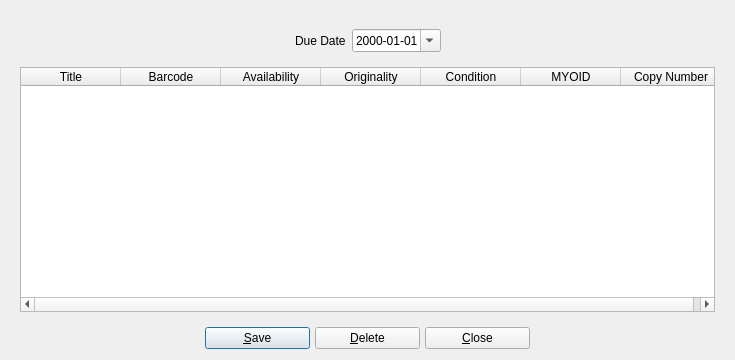
<?xml version="1.0" encoding="UTF-8"?>
<ui version="4.0">
 <class>bookcopybrowser</class>
 <widget class="QDialog" name="bookcopybrowser">
  <property name="geometry">
   <rect>
    <x>0</x>
    <y>0</y>
    <width>735</width>
    <height>360</height>
   </rect>
  </property>
  <property name="maximumSize">
   <size>
    <width>16777215</width>
    <height>16777215</height>
   </size>
  </property>
  <property name="windowTitle">
   <string>BiblioteQ: Copies Browser</string>
  </property>
  <property name="windowIcon">
   <iconset resource="../Icons/icons.qrc">
    <normaloff>:/book.png</normaloff>:/book.png</iconset>
  </property>
  <layout class="QVBoxLayout">
   <item>
    <widget class="QFrame" name="frame">
     <layout class="QVBoxLayout">
      <item>
       <widget class="QFrame" name="dueDateFrame">
        <layout class="QVBoxLayout">
         <item>
          <layout class="QHBoxLayout">
           <item>
            <spacer>
             <property name="orientation">
              <enum>Qt::Horizontal</enum>
             </property>
             <property name="sizeHint" stdset="0">
              <size>
               <width>40</width>
               <height>20</height>
              </size>
             </property>
            </spacer>
           </item>
           <item>
            <widget class="QLabel" name="label">
             <property name="text">
              <string>Due Date</string>
             </property>
            </widget>
           </item>
           <item>
            <widget class="QDateEdit" name="dueDate">
             <property name="displayFormat">
              <string>yyyy-MM-dd</string>
             </property>
             <property name="calendarPopup">
              <bool>true</bool>
             </property>
            </widget>
           </item>
           <item>
            <spacer>
             <property name="orientation">
              <enum>Qt::Horizontal</enum>
             </property>
             <property name="sizeHint" stdset="0">
              <size>
               <width>31</width>
               <height>20</height>
              </size>
             </property>
            </spacer>
           </item>
          </layout>
         </item>
        </layout>
       </widget>
      </item>
      <item>
       <widget class="QTableWidget" name="table">
        <property name="focusPolicy">
         <enum>Qt::StrongFocus</enum>
        </property>
        <property name="editTriggers">
         <set>QAbstractItemView::DoubleClicked</set>
        </property>
        <property name="alternatingRowColors">
         <bool>true</bool>
        </property>
        <property name="selectionMode">
         <enum>QAbstractItemView::SingleSelection</enum>
        </property>
        <property name="selectionBehavior">
         <enum>QAbstractItemView::SelectRows</enum>
        </property>
        <property name="verticalScrollMode">
         <enum>QAbstractItemView::ScrollPerItem</enum>
        </property>
        <property name="horizontalScrollMode">
         <enum>QAbstractItemView::ScrollPerPixel</enum>
        </property>
        <property name="cornerButtonEnabled">
         <bool>false</bool>
        </property>
        <column>
         <property name="text">
          <string>Title</string>
         </property>
        </column>
        <column>
         <property name="text">
          <string>Barcode</string>
         </property>
        </column>
        <column>
         <property name="text">
          <string>Availability</string>
         </property>
        </column>
        <column>
         <property name="text">
          <string>Originality</string>
         </property>
        </column>
        <column>
         <property name="text">
          <string>Condition</string>
         </property>
        </column>
        <column>
         <property name="text">
          <string>MYOID</string>
         </property>
        </column>
        <column>
         <property name="text">
          <string>Copy Number</string>
         </property>
        </column>
       </widget>
      </item>
     </layout>
    </widget>
   </item>
   <item>
    <layout class="QHBoxLayout">
     <property name="spacing">
      <number>5</number>
     </property>
     <item>
      <spacer>
       <property name="orientation">
        <enum>Qt::Horizontal</enum>
       </property>
       <property name="sizeType">
        <enum>QSizePolicy::Expanding</enum>
       </property>
       <property name="sizeHint" stdset="0">
        <size>
         <width>39</width>
         <height>20</height>
        </size>
       </property>
      </spacer>
     </item>
     <item>
      <widget class="QPushButton" name="saveButton">
       <property name="minimumSize">
        <size>
         <width>105</width>
         <height>0</height>
        </size>
       </property>
       <property name="text">
        <string>&amp;Save</string>
       </property>
       <property name="icon">
        <iconset resource="../Icons/icons.qrc">
         <normaloff>:/16x16/ok.png</normaloff>:/16x16/ok.png</iconset>
       </property>
      </widget>
     </item>
     <item>
      <widget class="QPushButton" name="deleteButton">
       <property name="minimumSize">
        <size>
         <width>105</width>
         <height>0</height>
        </size>
       </property>
       <property name="text">
        <string>&amp;Delete</string>
       </property>
       <property name="icon">
        <iconset resource="../Icons/icons.qrc">
         <normaloff>:/16x16/eraser.png</normaloff>:/16x16/eraser.png</iconset>
       </property>
      </widget>
     </item>
     <item>
      <widget class="QPushButton" name="cancelButton">
       <property name="minimumSize">
        <size>
         <width>105</width>
         <height>0</height>
        </size>
       </property>
       <property name="text">
        <string>&amp;Close</string>
       </property>
       <property name="icon">
        <iconset resource="../Icons/icons.qrc">
         <normaloff>:/16x16/cancel.png</normaloff>:/16x16/cancel.png</iconset>
       </property>
      </widget>
     </item>
     <item>
      <spacer>
       <property name="orientation">
        <enum>Qt::Horizontal</enum>
       </property>
       <property name="sizeHint" stdset="0">
        <size>
         <width>39</width>
         <height>20</height>
        </size>
       </property>
      </spacer>
     </item>
    </layout>
   </item>
  </layout>
 </widget>
 <tabstops>
  <tabstop>dueDate</tabstop>
  <tabstop>table</tabstop>
  <tabstop>saveButton</tabstop>
  <tabstop>deleteButton</tabstop>
  <tabstop>cancelButton</tabstop>
 </tabstops>
 <resources>
  <include location="../Icons/icons.qrc"/>
 </resources>
 <connections/>
</ui>
